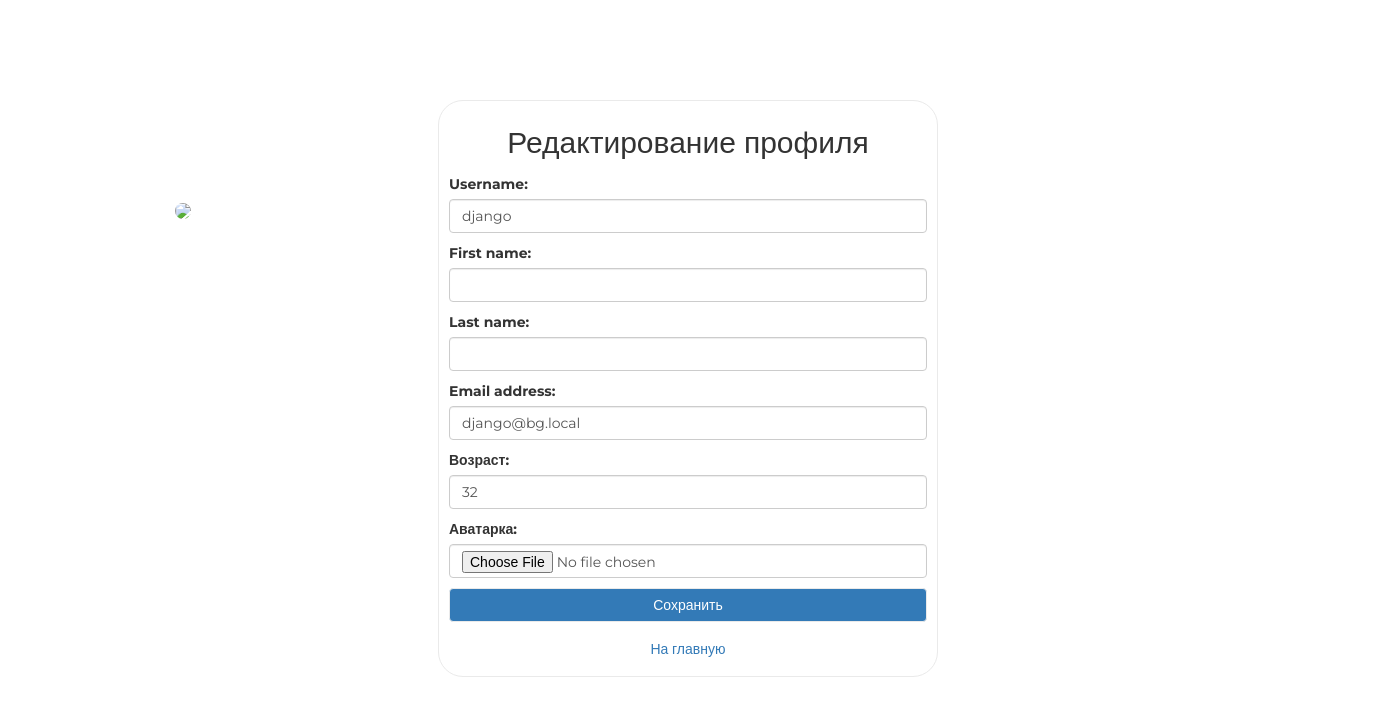
Screenshot of /auth/edit/ (signed in) with the database file from the repository.
### authapp/models.py (models this page shows, shortened)
class ShopUser(AbstractUser):
    avatar = models.ImageField(upload_to='users', blank=True, verbose_name='Аватарка')
    age = models.PositiveSmallIntegerField(verbose_name='Возраст', blank=True, null=True)
    activation_key = models.CharField(max_length=128, blank=True)
    activation_key_expires = models.DateTimeField(
        default=get_activation_key_expiration_date
    )

### authapp/views.py (the view)
# urls.py: path('edit/', edit, name='edit'),
def edit(request):
    if request.method == 'POST':
        edit_form = ShopUserEditForm(request.POST, request.FILES, instance=request.user)
        if edit_form.is_valid():
            edit_form.save()
            return HttpResponseRedirect(reverse('authapp:edit'))
    else:
        edit_form = ShopUserEditForm(instance=request.user)
    context = {
        'form': edit_form,
        'title': 'Редактирование профиля'
    }
    return render(request, 'authapp/edit.html', context)

### authapp/forms.py (shortened to what this page needs)
class ShopUserEditForm(UserChangeForm):
    class Meta:
        model = ShopUser
        fields = ('username', 'first_name', 'last_name', 'email', 'age', 'avatar', 'password')
    def __init__(self, *args, **kwargs):
        super().__init__(*args, **kwargs)
        for field_name, field in self.fields.items():
            field.widget.attrs['class'] = 'form-control'
            field.help_text = ''
            if field_name == 'password':
                field.widget = forms.HiddenInput()

### mainapp/context_processors.py (called while the page is built)
def basket(request):
    print('context processor')
    basket = []
    if request.user.is_authenticated:
        basket = Basket.objects.filter(user=request.user)
    return {
        'basket': basket,
    }

### authapp/templates/authapp/edit.html (shortened to what this page needs)
{% extends 'authapp/base.html' %}
{% block content %}
    <form class="form_horizontal" method="post" action="{% url 'authapp:edit' %}"
          enctype="multipart/form-data">
        {{ form.as_p }}
        <button class="btn btn-primary" type="submit">Сохранить</button>
    </form>
    <a class="btn btn-link" href="{% url 'index' %}" style="width: 100%">На главную</a>
    <div class="user_avatar">
        <img src="/media/{{ user.avatar }}"/>
    </div>
{% endblock %}

### static/css/style.css (style rules this page uses)
* { margin: 0; padding: 0; }
body { font-family: 'Montserrat', sans-serif; }
html, body { height: 100%; }
.login button { border: 1px solid #eaeaea; margin-bottom: 10px; text-decoration: none; display: block; width: 100%; }
.login form { margin-bottom: 10px; }
.login div.user_avatar { position: fixed; left: 175px; top: 200px; }
.user_avatar img { width: 300px; border-radius: 25px; }

### rows the page displays
ShopUser: username "django", email "django@bg.local", age "32"

### other values shown
{{ title }} "Редактирование профиля"
